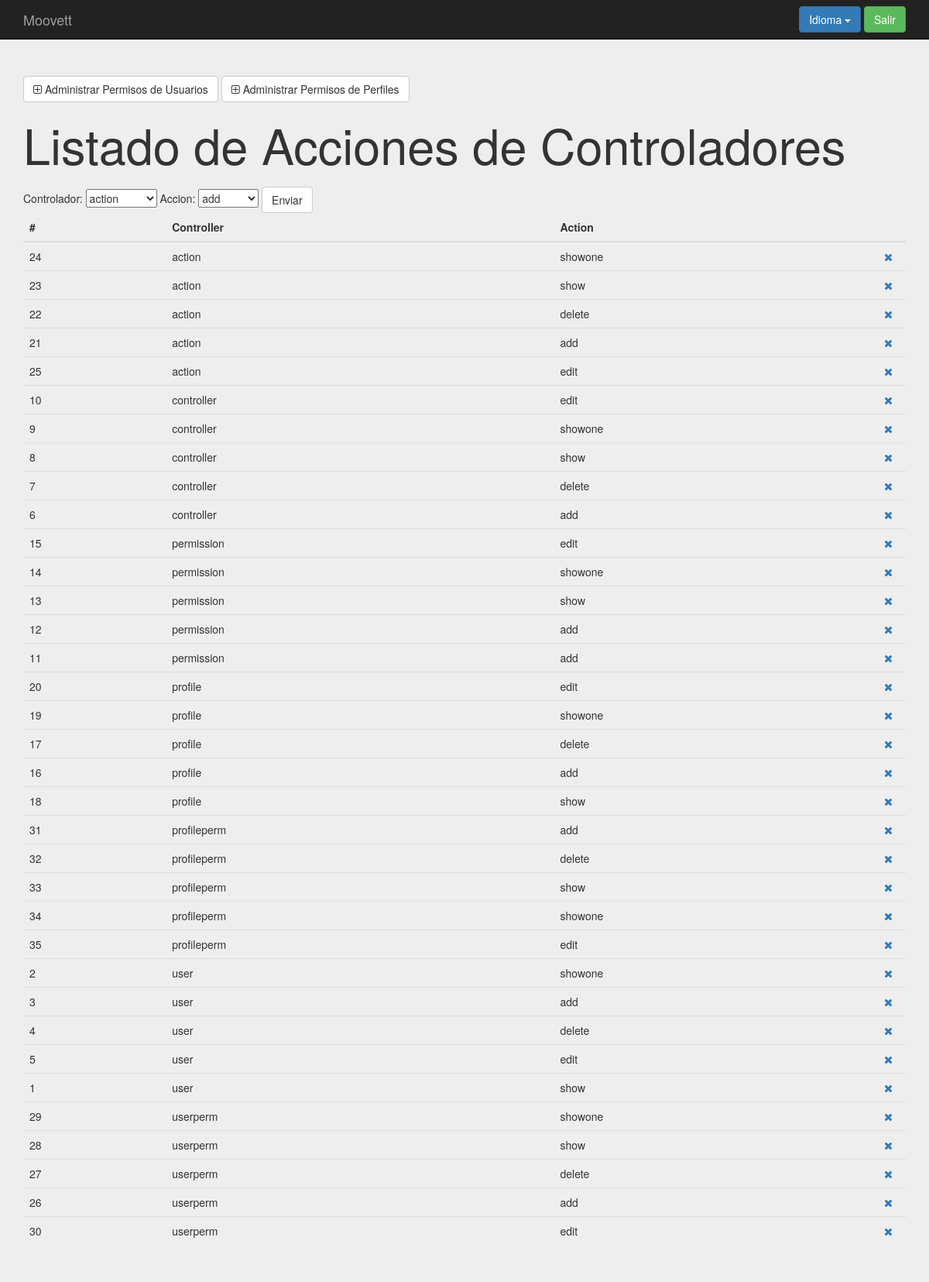
Before: /index.php?controller=permission&action=show (signed in) with the older database file.
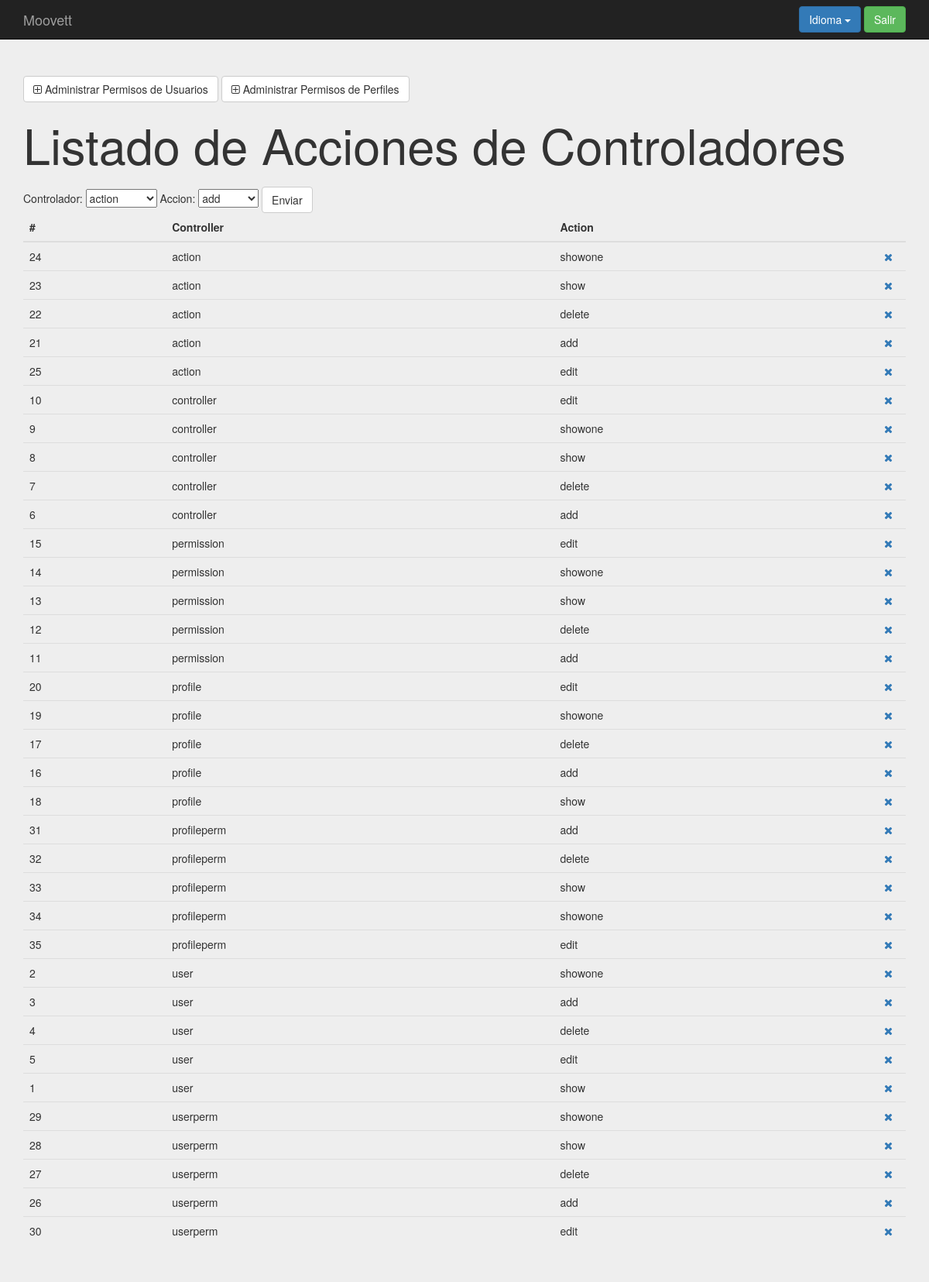
After: the same page with the newer database file.
### tables this page shows
create table `permission` (
`id` int(11) not null,
  `controller` varchar(25) not null,
  `action` varchar(25) not null
);

### core/ViewManager.php (called while the page is built, shortened)
<?php
class ViewManager {
    private $variables = array();
    public function setVariable($varname, $value, $flash=false) {
        $this->variables[$varname] = $value;
    }
    public function getVariable($varname, $default=NULL) {
        if (!isset($this->variables[$varname])) {
            return $default;
        }
        return $this->variables[$varname];
    }
    public function render($controller, $viewname) {
        include(__DIR__."/../Views/$controller/$viewname.php");
    }
    private static $viewmanager_singleton = NULL;
    public static function getInstance() {
        if (self::$viewmanager_singleton == null) {
            self::$viewmanager_singleton = new ViewManager();
        }
        return self::$viewmanager_singleton;
    }
}

### Controllers/PERMISSION_Controller.php (called while the page is built, shortened)
<?php
require_once(__DIR__."/../core/ViewManager.php");
require_once(__DIR__."/../core/I18n.php");
require_once(__DIR__."/../Models/Permission.php");
require_once(__DIR__."/../Models/PERMISSION_Model.php");
class PERMISSION_Controller extends BaseController {
    private $controllerMapper;
    private $actionMapper;
    private $permissionMapper;
    public function __construct() {
        $this->controllerMapper = new CONTROLLER_Model();
        $this->actionMapper = new ACTION_Model();
        $this->permissionMapper = new PERMISSION_Model();
        $this->view->setLayout("default");
    }
    public function show(){
        $permissions = $this->permissionMapper->fetch_all();
        $controllers = $this->controllerMapper->fetch_all();
        $actions = $this->actionMapper->fetch_all();
        $this->view->setVariable("permissions", $permissions);
        $this->view->setVariable("controllers", $controllers);
        $this->view->setVariable("actions", $actions);
        $this->view->render("permission", "PERMISSION_SHOW_Vista");
    }
}

### index.php (called while the page is built, shortened)
<?php
function run() {
    try{
        $controller = loadController($_GET["controller"]);
        $actionName = $_GET["action"];
        $controller->$actionName();
    } catch(Exception $ex) {
        die($ex->getMessage());
  }
}
function loadController($controllerName) {
    return new $controllerClassName();
}
run();
?>

### core/I18n.php (called while the page is built, shortened)
<?php
class I18n {
  private $messages;
  public function setLanguage($language) {
    $this->messages = $i18n_messages;
  }
  public function i18n($key) {
    if (isset($this->messages[$key])){
      return $this->messages[$key];
    }else{
      return $key;
    }
  }
  private static $i18n_singleton = null;
  public static function getInstance() {
    if (self::$i18n_singleton == NULL) {
      self::$i18n_singleton = new I18n();
    }
    return self::$i18n_singleton;
  }
}
function i18n($key) {
  return I18n::getInstance()->i18n($key);
}

### Models/Permission.php (called while the page is built, shortened)
<?php
class Permission {
    private $id;
    private $controller;
    private $action;
    public function __construct($id=NULL, $controller=NULL, $action=NULL) {
        $this->id = $id;
        $this->controller = $controller;
        $this->action = $action;
    }
    public function getID() {
        return $this->id;
    }
    public function getController() {
        return $this->controller;
    }
    public function getAction() {
        return $this->action;
    }
}

### Models/PERMISSION_Model.php (called while the page is built, shortened)
<?php
require_once(__DIR__."/../core/PDOConnection.php");
class PERMISSION_Model {
    private $db;
    public function __construct() {
        $this->db = PDOConnection::getInstance();
    }
    public function fetch_all(){
        $sql = $this->db->prepare("SELECT * FROM permission ORDER BY controller");
        $sql->execute();
        $permissions_db = $sql->fetchAll(PDO::FETCH_ASSOC);
        $permissions = array();
        foreach ($permissions_db as $permission) {
            array_push($permissions, new Permission($permission["id"], $permission["controller"], $permission["action"]));
        }
        return $permissions;
    }
}

### core/PDOConnection.php (called while the page is built)
<?php
class PDOConnection {
    private static $dbhost = "127.0.0.1";
    private static $dbname = "moovett";
    private static $dbuser = "moovett";
    private static $dbpass = "moovett";
    private static $db_singleton = null;
    public static function getInstance() {
        if (self::$db_singleton == null) {
            self::$db_singleton = new PDO(
                "mysql:host=".self::$dbhost.";dbname=".self::$dbname.";charset=utf8",
                self::$dbuser,
                self::$dbpass,
                array(
                    PDO::ATTR_EMULATE_PREPARES => false,
                    PDO::ATTR_ERRMODE => PDO::ERRMODE_EXCEPTION
                )
            );
        }
        return self::$db_singleton;
    }
}
?>

### Views/permission/PERMISSION_SHOW_Vista.php (the view, shortened to what the changed rows need)
<?php
require_once(__DIR__."/../../core/ViewManager.php");
$view = ViewManager::getInstance();
$view->setVariable("title", "Manage Permissions");
$permissions = $view->getVariable("permissions");
?>
<div class="jumbotron">
    <div class="container">
        <h1><?= i18n("List of Controller Actions")?></h1>
<table class="table">
      <thead>
        <tr>
          <th>#</th>
          <th>Controller</th>
          <th>Action</th>
          <th style="width: 36px;"></th>
        </tr>
      </thead>
      <tbody>
	  <?php foreach($permissions as $permission){ ?>
          <tr>
	      <td><?php echo $permission->getID(); ?></td>
          <td><?php echo $permission->getController(); ?></td>
          <td><?php echo $permission->getAction(); ?></td>
          <td>
              <a href="index.php?controller=permission&action=delete&amp;id=<?php echo $permission->getID();  ?>" role="button" data-toggle="modal"><i class="fa fa-times" aria-hidden="true"></i></a>
          </td>
        </tr>
	<?php } ?>
      </tbody>
</table>
    </div>
</div>

Changed rows visible on the page:
changed permission id 12: action "add" → "delete"
